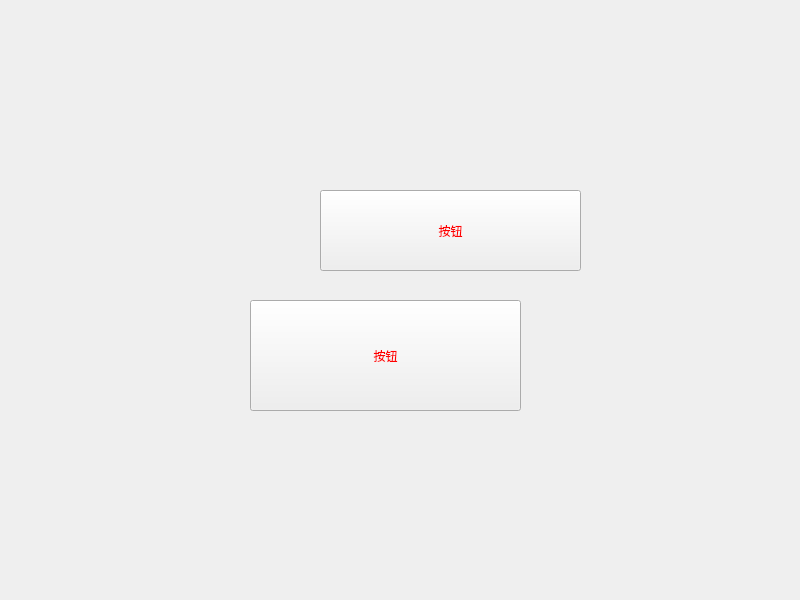
<?xml version="1.0" encoding="UTF-8"?>
<ui version="4.0">
 <class>Widget</class>
 <widget class="QWidget" name="Widget">
  <property name="geometry">
   <rect>
    <x>0</x>
    <y>0</y>
    <width>800</width>
    <height>600</height>
   </rect>
  </property>
  <property name="windowTitle">
   <string>Widget</string>
  </property>
  <property name="styleSheet">
   <string notr="true">QPushButton{ color : red }</string>
  </property>
  <widget class="QPushButton" name="pushButton">
   <property name="geometry">
    <rect>
     <x>250</x>
     <y>300</y>
     <width>271</width>
     <height>111</height>
    </rect>
   </property>
   <property name="text">
    <string>按钮</string>
   </property>
  </widget>
  <widget class="QPushButton" name="pushButton_2">
   <property name="geometry">
    <rect>
     <x>320</x>
     <y>190</y>
     <width>261</width>
     <height>81</height>
    </rect>
   </property>
   <property name="text">
    <string>按钮</string>
   </property>
  </widget>
 </widget>
 <resources/>
 <connections/>
</ui>
